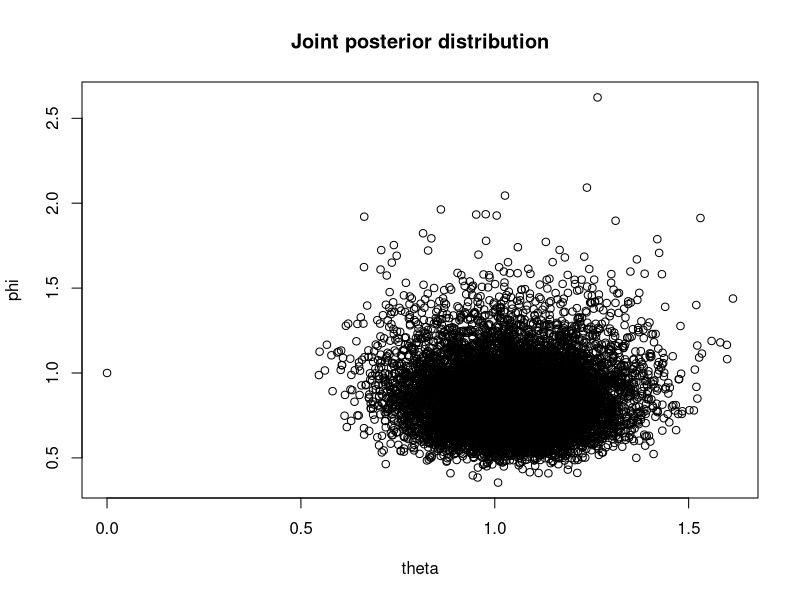
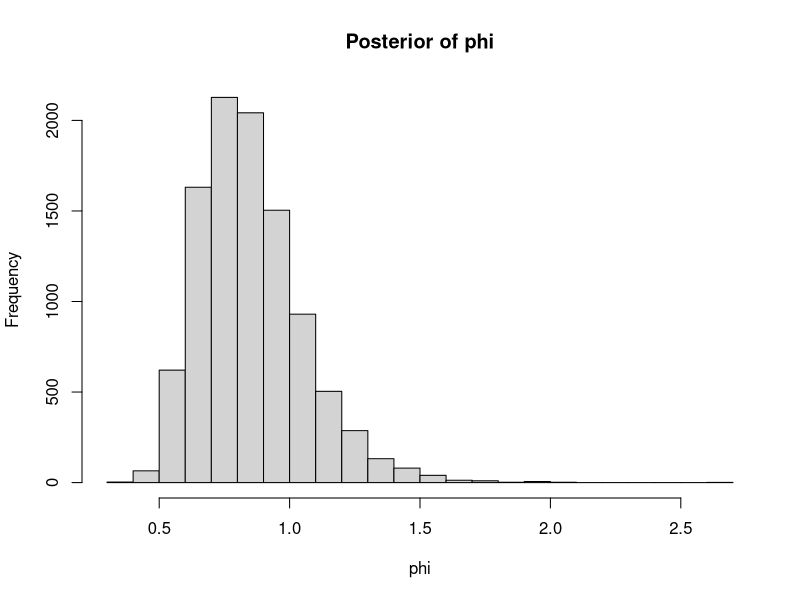
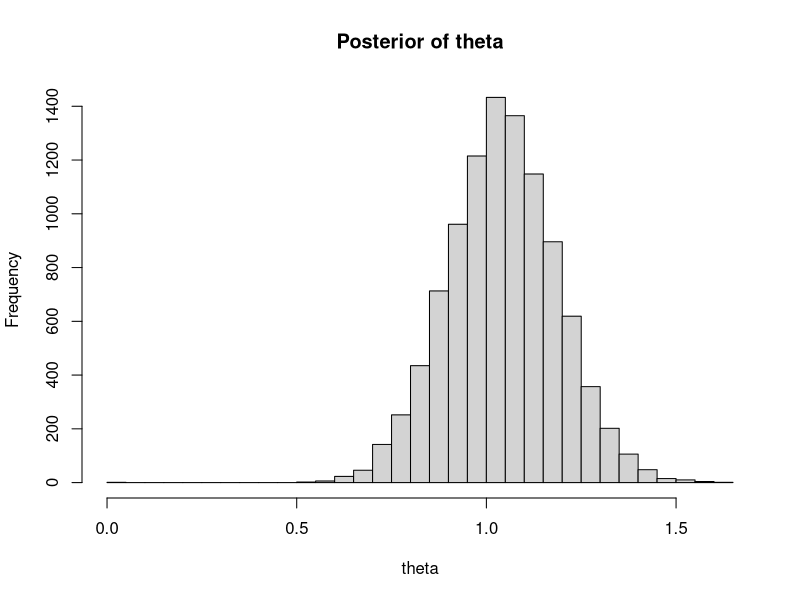
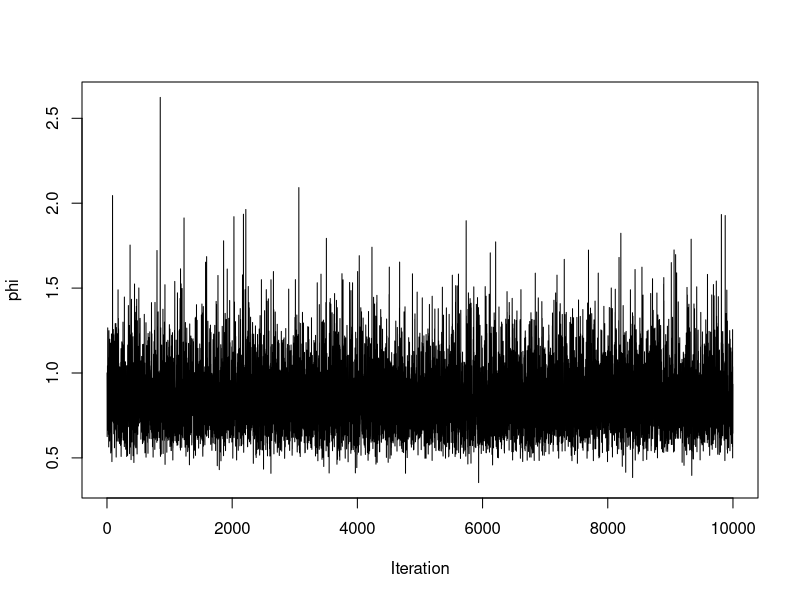
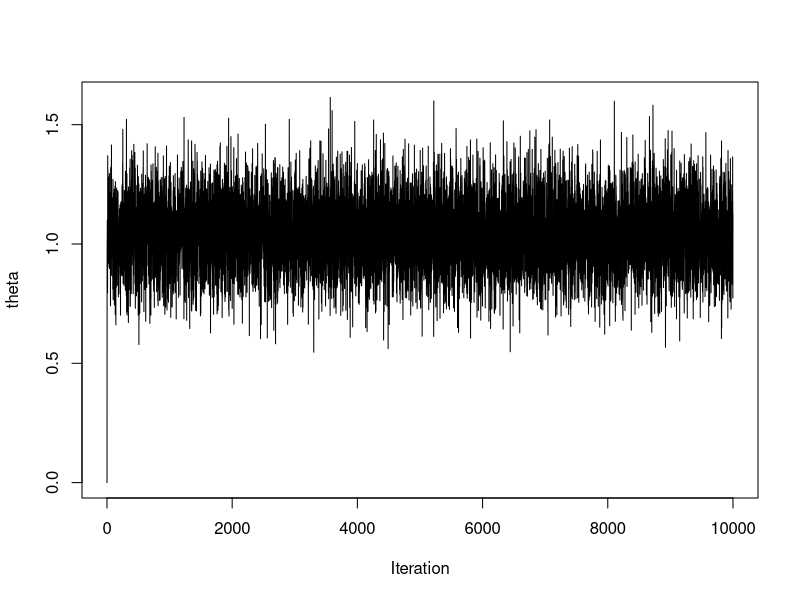

The R source for these figures, in order:
#####################################
## Example: conjugate Normal model ##
#####################################

# Inverse gamma prior for variance: hyperparameters
nu_0 <- 1
S_0 <- 1

# Normal prior for the mean: hyperparameters
theta_0 <- 0
phi_0 <- 100

# sample
n <- 40

set.seed(123)
y <- rnorm(n = n, mean = 1, sd = 1)

mean(y)
var(y)

# Posterior parameters 
a_1 <- nu_0 / 2 + n / 2


################
## GIBBS SAMPLER
#number iterations
B <- 1e4
# Create vector for realizations
phi_sample <- numeric(B) #variance
theta_sample <- numeric(B) #mean

#Initialize
phi_sample[1] <- 1
theta_sample[1] <- 0

# loop
for (i in 2:B) {
  theta_1_den  <- (sum(y) / phi_sample[i - 1] + theta_0 / phi_0)
  phi_1  <- (n / phi_sample[i - 1] + 1 / phi_0) ^ (-1)
  theta_sample[i] <- rnorm(1, theta_1_den * phi_1, sqrt(phi_1))

  b_1  <- S_0 / 2 + sum((y - theta_sample[i]) ^ 2) / 2
  phi_sample[i] <- 1 / rgamma(1, a_1, b_1)
  
  
}

# Joint posterior distribution
plot(theta_sample, phi_sample, xlab = "theta", 
     ylab = "phi", main = "Joint posterior distribution")
# Marginal posteriors
hist(phi_sample, breaks = 30, xlab = "phi", main = "Posterior of phi")
mean(phi_sample); sd(phi_sample)
quantile(phi_sample, probs = c(0.025, 0.25, 0.5, 0.75, 0.095))

hist(theta_sample, breaks = 30, xlab = "theta", main = "Posterior of theta")
mean(theta_sample); sd(theta_sample)
quantile(theta_sample, probs = c(0.025, 0.25, 0.5, 0.75, 0.095))

# Markov chains
plot(phi_sample, ylab = "phi", xlab = "Iteration", type = "l")
plot(theta_sample, ylab = "theta", xlab = "Iteration", type = "l")

